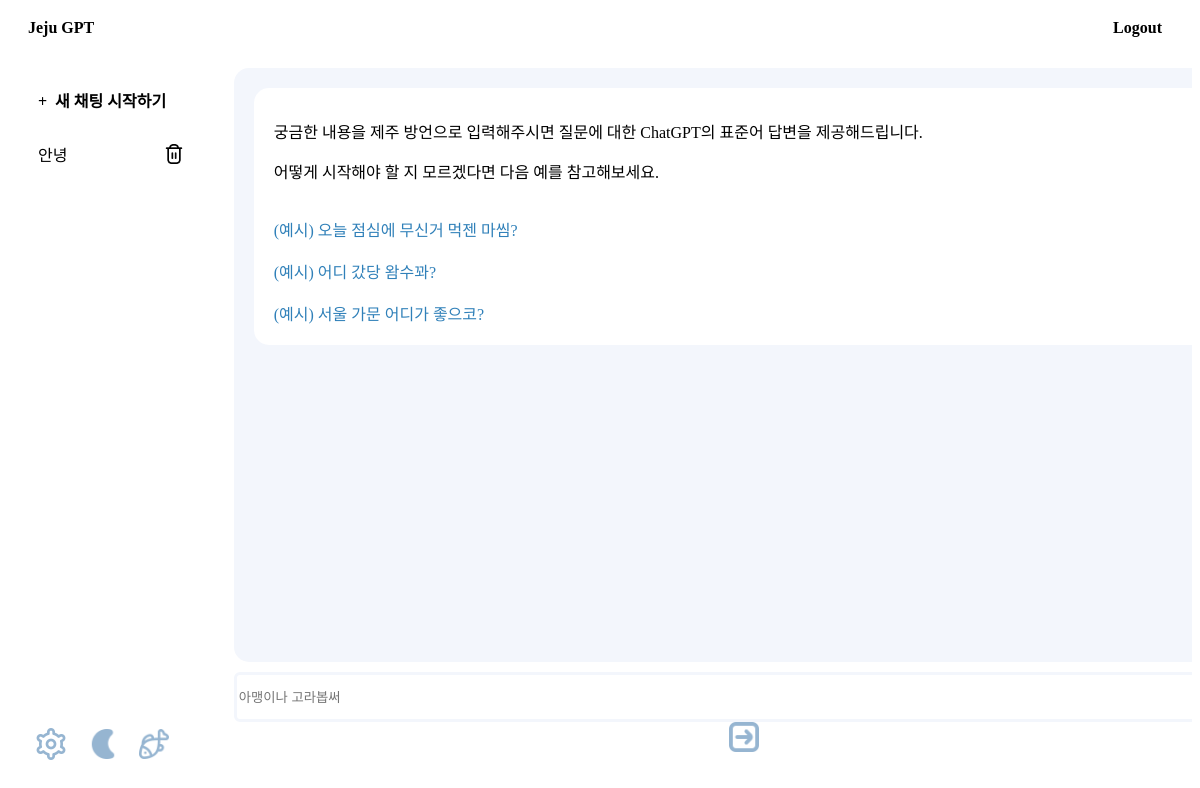
/main/3/ (signed in), run on an earlier commit of the app's database.
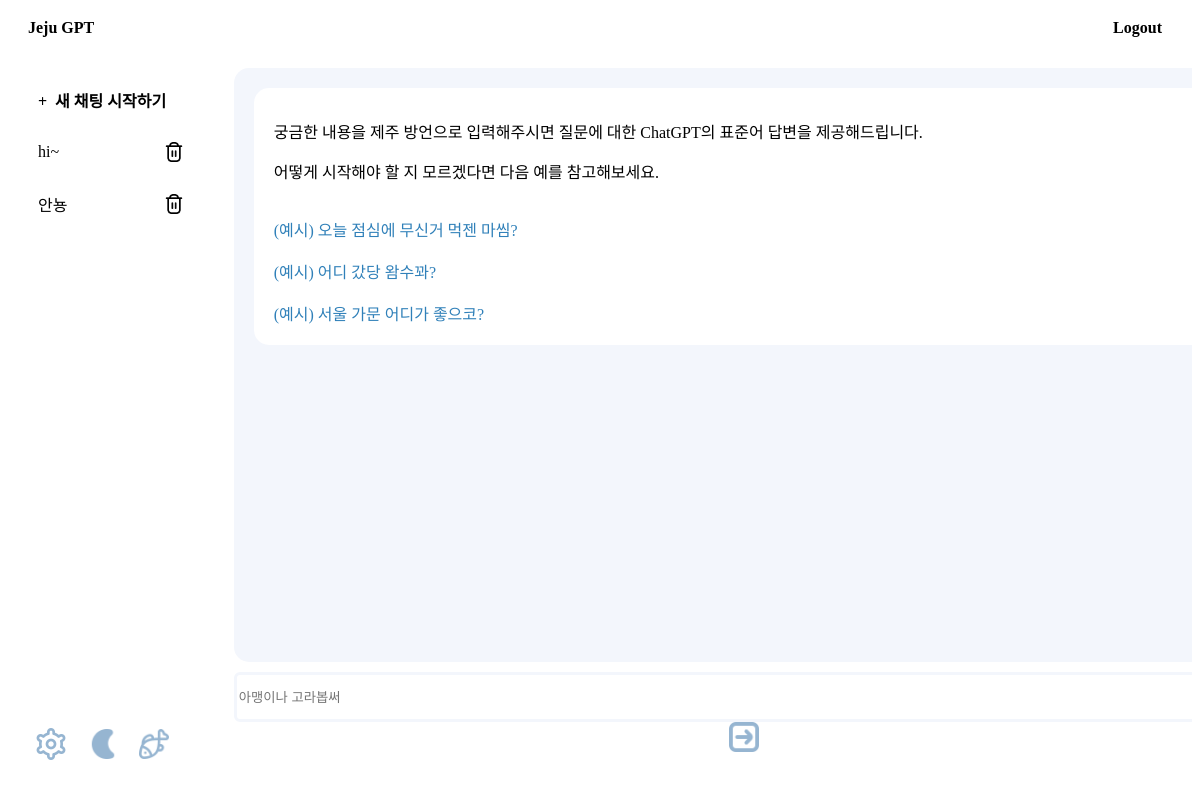
And on a later commit of the database.
### home/models.py (models this page shows)
class ChatRoom(models.Model):
    user = models.ForeignKey(User, on_delete=models.CASCADE)
    subject = models.CharField(max_length=100)
    last_date = models.DateTimeField()

### home/views.py (the view)
# urls.py: path('<int:user_id>/', views.home, name='homepage'),
def home(request, user_id):
    user_chatList = ChatRoom.objects.filter(user__id = user_id).order_by('-last_date')
    context = {'chatList':user_chatList, 'user_id':user_id}
    return render(request, 'home/homepage.html', context)

### home/templates/home/homepage.html
{% extends 'home/chatpage.html' %}
{% block content %}
<link rel="stylesheet" type="text/css" href="../../../static/style_chat.css">
<div class="chat-messages">
    <div class="hp">
      <p>궁금한 내용을 제주 방언으로 입력해주시면 질문에 대한 ChatGPT의 표준어 답변을 제공해드립니다.</p>
      <p>어떻게 시작해야 할 지 모르겠다면 다음 예를 참고해보세요.</p>
      <br>
      <a href="#">(예시) 오늘 점심에 무신거 먹젠 마씸?</a>
      <br><br>
      <a href="#">(예시) 어디 갔당 왐수꽈?</a>
      <br><br>
      <a href="#">(예시) 서울 가문 어디가 좋으코?</a>
    </div>
</div>
<form action="{% url 'homepage:question_send_initial' user_id=user_id%}" method="post">
{% endblock %}

### home/templates/home/chatpage.html (shortened to what this page needs)
<head>
  <link rel="stylesheet" type="text/css" href="../../../static/style_chat.css">
</head>
<body>
  {% if user.is_authenticated %}
  <div class="chat-container">
    <nav class="nav-bar">
      <div class="logo"><a href="/">Jeju GPT</a></div>
      <div class="profile"><a href="{% url 'login:logout' %}">Logout</a></div>
    </nav>
    <div class="chat-wrapper">
      <div class="chat-sidebar">
        <ul class="chat-list">
          <li><strong><a href="{% url 'homepage:homepage' user_id=user_id %}" class="new-chat">+ &nbsp;새 채팅 시작하기</a></strong></li>
          {% if chatList %}
          {% for R in chatList %}
          <li {% if R.id == chat_id %}class="active"{% endif %}>
            <div class="chat-obj-div">
              <a href="/main/{{user_id}}/{{R.id}}/" class="R_subject">{{R.subject}}</a>
              <form action="{% url 'homepage:room_delete' user_id=user_id del_id=R.id%}" method="POST" class="R_subject2">
                <div class="chat_button">
                  <button><img src="../../../static/trash.png" alt="Delete"></button>
                </div>
              </form>
            </div>
          </li>
          {% endfor %}
          {% endif %}
        </ul>
        <div class="options">
          <img src="../../../static/settings.png" width="32px">
          <img src="../../../static/moon_black.png" width="30px">
          <img src="../../../static/dol.png" width="30px">
        </div>
      </div>
      <div class="chat-content">
        {% block content %}{% endblock %}
          <div class="new-chat-input">
            <input type="text" name="input_text" placeholder="아맹이나 고라봅써" />
            <button type="submit" id="send-button"><img src="../../../static/submit2.png" alt="Submit"></button>
          </div>
        </form>
      </div>
    </div>
    {% else %}
    <script>
      window.location.href = "{% url 'login:logout' %}"
    </script>
    {% endif %}
</body>

### static/style_chat.css (style rules this page uses)
body { font-family: 'SUIT-Regular'; overflow: hidden; }
.chat-container { display: flex; flex-direction: column; height: 100vh; position: relative; height: 100vh; overflow-y: scroll; }
.nav-bar { display: flex; align-items: center; justify-content: space-between; padding: 10px 20px; background-color: #FFFFFF; font-weight: bold; height: 20px; }
.nav-bar .profile { order: 0; margin-right: 10px; }
.logo { font-weight: bold; }
.profile { margin-right: 10px; }
a { color: black; text-decoration-line: none; }
.chat-wrapper { display: flex; flex: 1; overflow: hidden; }
.chat-sidebar { flex: 0 0 14%; background-color: #FFFFFF; padding: 20px; border-top-left-radius: 8px; border-bottom-left-radius: 8px; position: relative; }
.chat-list { list-style-type: none; padding: 0; margin: 0; }
.chat-list li { padding: 10px; margin-bottom: 10px; border-radius: 4px; cursor: pointer; }
.chat-content { flex: 3; display: flex; flex-direction: column; padding: 20px; padding-right: 60px; padding-bottom: 40px; }
.chat-messages { flex: 1; overflow-y: auto; border-radius: 15px; margin-bottom: 10px; background-color: #F3F6FC; padding-right: px; }
.new-chat-input { text-align: center; width: 100%; line-height: 50px; }
.new-chat-input input { width: 1000px; height: 50px; border: 3px solid #F3F6FC; border-radius: 6px; }
.new-chat-input button { background-color: transparent; border: none; padding: 0; }
.new-chat-input button img { width: 30px; height: auto; padding-left: 20px; vertical-align: middle; }
.options { line-height: 50px; position: absolute; bottom: 40px; }
.options img { padding-left: 7px; padding-right: 10px; vertical-align: middle; }
.chat-obj-div { display: flex; align-items: center; justify-content: space-between; }
.R_subject { flex: 1; margin-right: 10px; }
.R_subject2 { margin: 0; padding: 0; }
.chat_button { flex-shrink: 0; width: 20px; height: 20px; }
.chat_button button { border: none; background-color: transparent; padding: 0; width: 100%; height: 100%; display: flex; align-items: center; justify-content: center; }
.chat_button button img { width: 100%; height: 100%; object-fit: contain; }
.hp { background-color: white; border-radius: 15px; margin: 20px; padding: 20px; padding-top: 15px; }
.hp > a { color: #3080b9; }

What changed in the data, as far as the page shows it:
removed ChatRoom: subject "안녕"
added ChatRoom: subject "hi~"
added ChatRoom: subject "안뇽"
